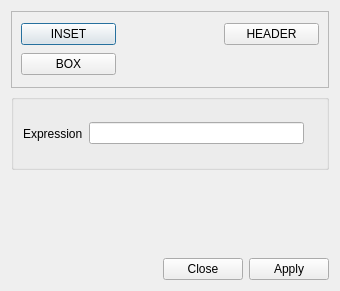
<?xml version="1.0" encoding="UTF-8"?>
<ui version="4.0">
 <class>editset</class>
 <widget class="QDialog" name="editset">
  <property name="geometry">
   <rect>
    <x>0</x>
    <y>0</y>
    <width>340</width>
    <height>291</height>
   </rect>
  </property>
  <property name="windowTitle">
   <string>EDITSET</string>
  </property>
  <layout class="QVBoxLayout" name="verticalLayout">
   <item>
    <widget class="QFrame" name="frame">
     <property name="frameShape">
      <enum>QFrame::StyledPanel</enum>
     </property>
     <property name="frameShadow">
      <enum>QFrame::Raised</enum>
     </property>
     <layout class="QGridLayout" name="gridLayout">
      <item row="0" column="0">
       <widget class="QPushButton" name="insetButton">
        <property name="text">
         <string>INSET</string>
        </property>
       </widget>
      </item>
      <item row="0" column="2">
       <widget class="QPushButton" name="headerButton">
        <property name="text">
         <string>HEADER</string>
        </property>
       </widget>
      </item>
      <item row="1" column="0">
       <widget class="QPushButton" name="boxButton">
        <property name="text">
         <string>BOX</string>
        </property>
       </widget>
      </item>
      <item row="0" column="1">
       <widget class="QLabel" name="insetLabel">
        <property name="text">
         <string/>
        </property>
       </widget>
      </item>
      <item row="1" column="1">
       <widget class="QLabel" name="boxLabel">
        <property name="text">
         <string/>
        </property>
       </widget>
      </item>
     </layout>
    </widget>
   </item>
   <item>
    <widget class="QGroupBox" name="groupBox_3">
     <property name="title">
      <string/>
     </property>
     <layout class="QHBoxLayout" name="horizontalLayout">
      <item>
       <widget class="QLabel" name="label">
        <property name="text">
         <string>Expression</string>
        </property>
       </widget>
      </item>
      <item>
       <widget class="QLineEdit" name="expressionLine"/>
      </item>
      <item>
       <widget class="QLabel" name="label_2">
        <property name="text">
         <string/>
        </property>
        <property name="pixmap">
         <pixmap resource="../resources.qrc">:/help.gif</pixmap>
        </property>
       </widget>
      </item>
     </layout>
    </widget>
   </item>
   <item>
    <widget class="QFrame" name="advise_panel">
     <property name="enabled">
      <bool>true</bool>
     </property>
     <property name="sizePolicy">
      <sizepolicy hsizetype="Preferred" vsizetype="Maximum">
       <horstretch>0</horstretch>
       <verstretch>0</verstretch>
      </sizepolicy>
     </property>
     <property name="frameShape">
      <enum>QFrame::NoFrame</enum>
     </property>
     <property name="frameShadow">
      <enum>QFrame::Raised</enum>
     </property>
     <layout class="QVBoxLayout" name="advise_panel_layout">
      <item>
       <widget class="QLabel" name="status">
        <property name="text">
         <string/>
        </property>
       </widget>
      </item>
      <item>
       <widget class="QLabel" name="errorMsg">
        <property name="text">
         <string/>
        </property>
       </widget>
      </item>
      <item>
       <widget class="QFrame" name="extra_panel">
        <property name="sizePolicy">
         <sizepolicy hsizetype="Preferred" vsizetype="Maximum">
          <horstretch>0</horstretch>
          <verstretch>0</verstretch>
         </sizepolicy>
        </property>
        <property name="frameShape">
         <enum>QFrame::NoFrame</enum>
        </property>
        <property name="frameShadow">
         <enum>QFrame::Raised</enum>
        </property>
        <layout class="QVBoxLayout" name="extra_panel_layout"/>
       </widget>
      </item>
     </layout>
    </widget>
   </item>
   <item>
    <widget class="QDialogButtonBox" name="buttonBox">
     <property name="orientation">
      <enum>Qt::Horizontal</enum>
     </property>
     <property name="standardButtons">
      <set>QDialogButtonBox::Apply|QDialogButtonBox::Close</set>
     </property>
    </widget>
   </item>
  </layout>
 </widget>
 <resources>
  <include location="../resources.qrc"/>
 </resources>
 <connections>
  <connection>
   <sender>buttonBox</sender>
   <signal>accepted()</signal>
   <receiver>editset</receiver>
   <slot>accept()</slot>
   <hints>
    <hint type="sourcelabel">
     <x>248</x>
     <y>254</y>
    </hint>
    <hint type="destinationlabel">
     <x>157</x>
     <y>274</y>
    </hint>
   </hints>
  </connection>
  <connection>
   <sender>buttonBox</sender>
   <signal>rejected()</signal>
   <receiver>editset</receiver>
   <slot>reject()</slot>
   <hints>
    <hint type="sourcelabel">
     <x>316</x>
     <y>260</y>
    </hint>
    <hint type="destinationlabel">
     <x>286</x>
     <y>274</y>
    </hint>
   </hints>
  </connection>
 </connections>
</ui>
